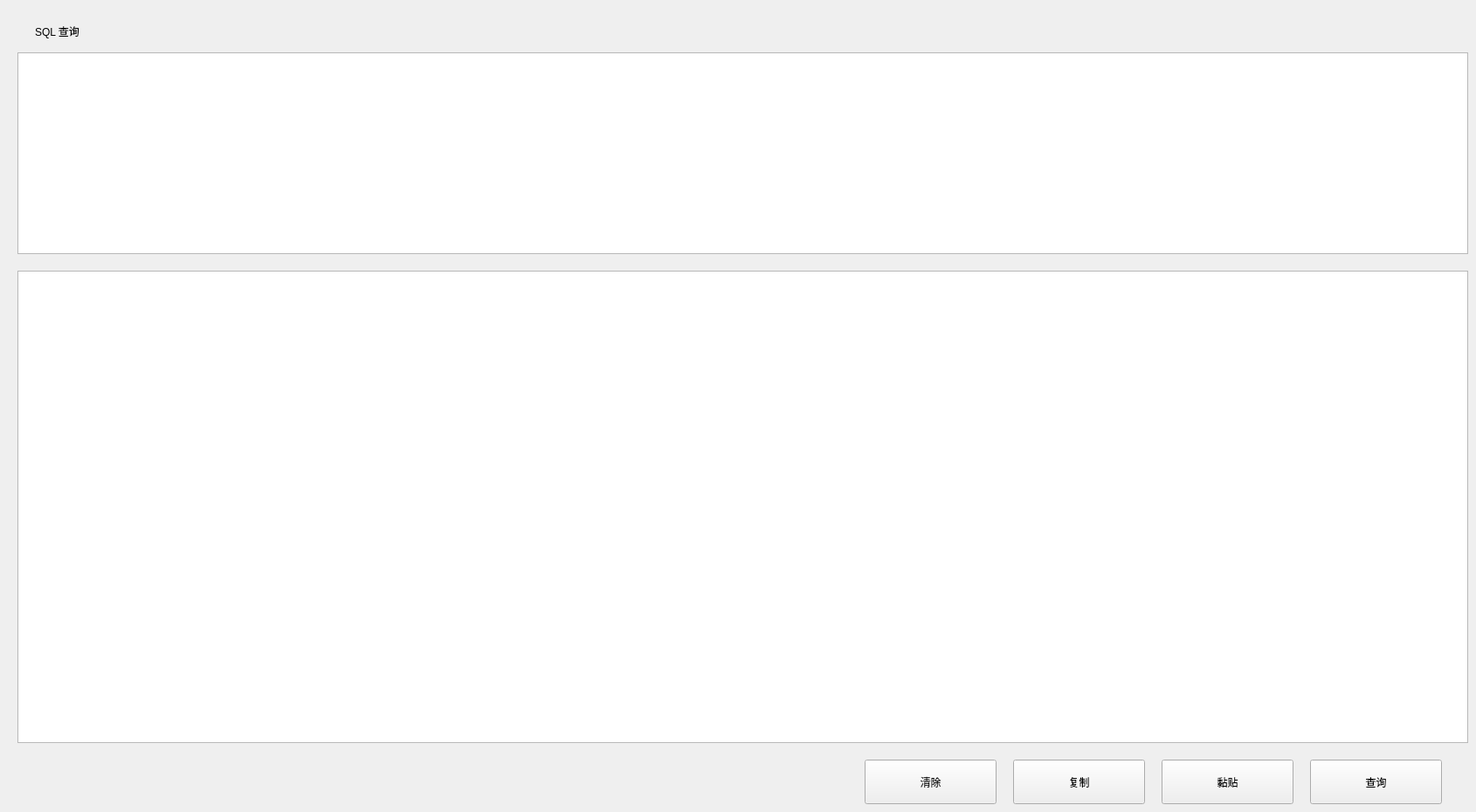
      <widget class="QWidget" name="generalQuary">
       <widget class="QTextEdit" name="generalQueryTextEdit">
        <property name="geometry">
         <rect>
          <x>20</x>
          <y>60</y>
          <width>1661</width>
          <height>231</height>
         </rect>
        </property>
       </widget>
       <widget class="QLabel" name="label">
        <property name="geometry">
         <rect>
          <x>40</x>
          <y>20</y>
          <width>91</width>
          <height>31</height>
         </rect>
        </property>
        <property name="text">
         <string>SQL 查询</string>
        </property>
       </widget>
       <widget class="QTableView" name="generalQueryTableView">
        <property name="geometry">
         <rect>
          <x>20</x>
          <y>310</y>
          <width>1661</width>
          <height>541</height>
         </rect>
        </property>
       </widget>
       <widget class="QPushButton" name="generalQueryPushButton">
        <property name="geometry">
         <rect>
          <x>1500</x>
          <y>870</y>
          <width>151</width>
          <height>51</height>
         </rect>
        </property>
        <property name="text">
         <string>查询</string>
        </property>
       </widget>
       <widget class="QPushButton" name="generalQueryPushButtonPaste">
        <property name="geometry">
         <rect>
          <x>1330</x>
          <y>870</y>
          <width>151</width>
          <height>51</height>
         </rect>
        </property>
        <property name="text">
         <string>黏贴</string>
        </property>
       </widget>
       <widget class="QPushButton" name="generalQueryPushButtonClean">
        <property name="geometry">
         <rect>
          <x>990</x>
          <y>870</y>
          <width>151</width>
          <height>51</height>
         </rect>
        </property>
        <property name="text">
         <string>清除</string>
        </property>
       </widget>
       <widget class="QPushButton" name="generalQueryPushButtonCopy">
        <property name="geometry">
         <rect>
          <x>1160</x>
          <y>870</y>
          <width>151</width>
          <height>51</height>
         </rect>
        </property>
        <property name="text">
         <string>复制</string>
        </property>
       </widget>
      </widget>
